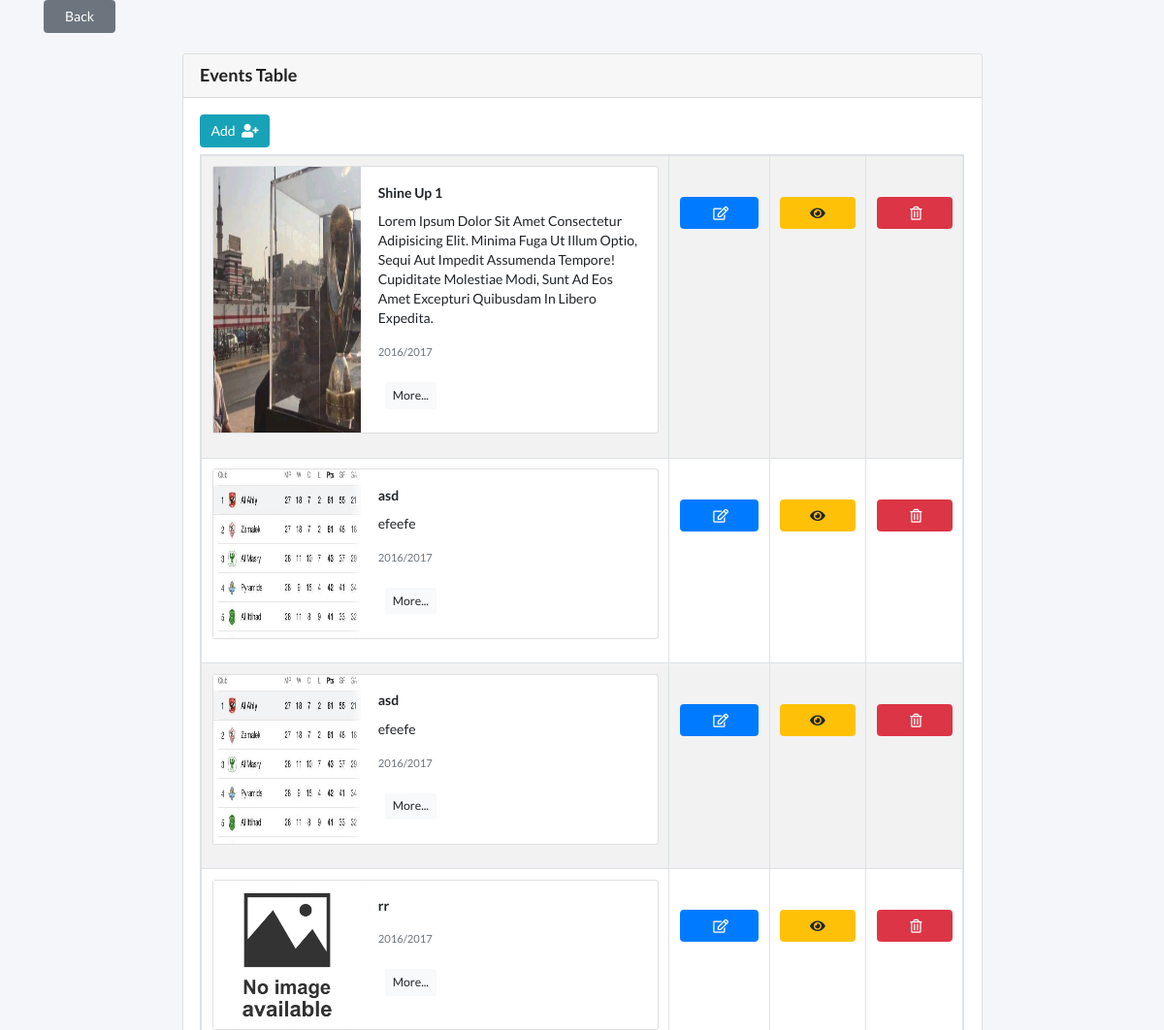
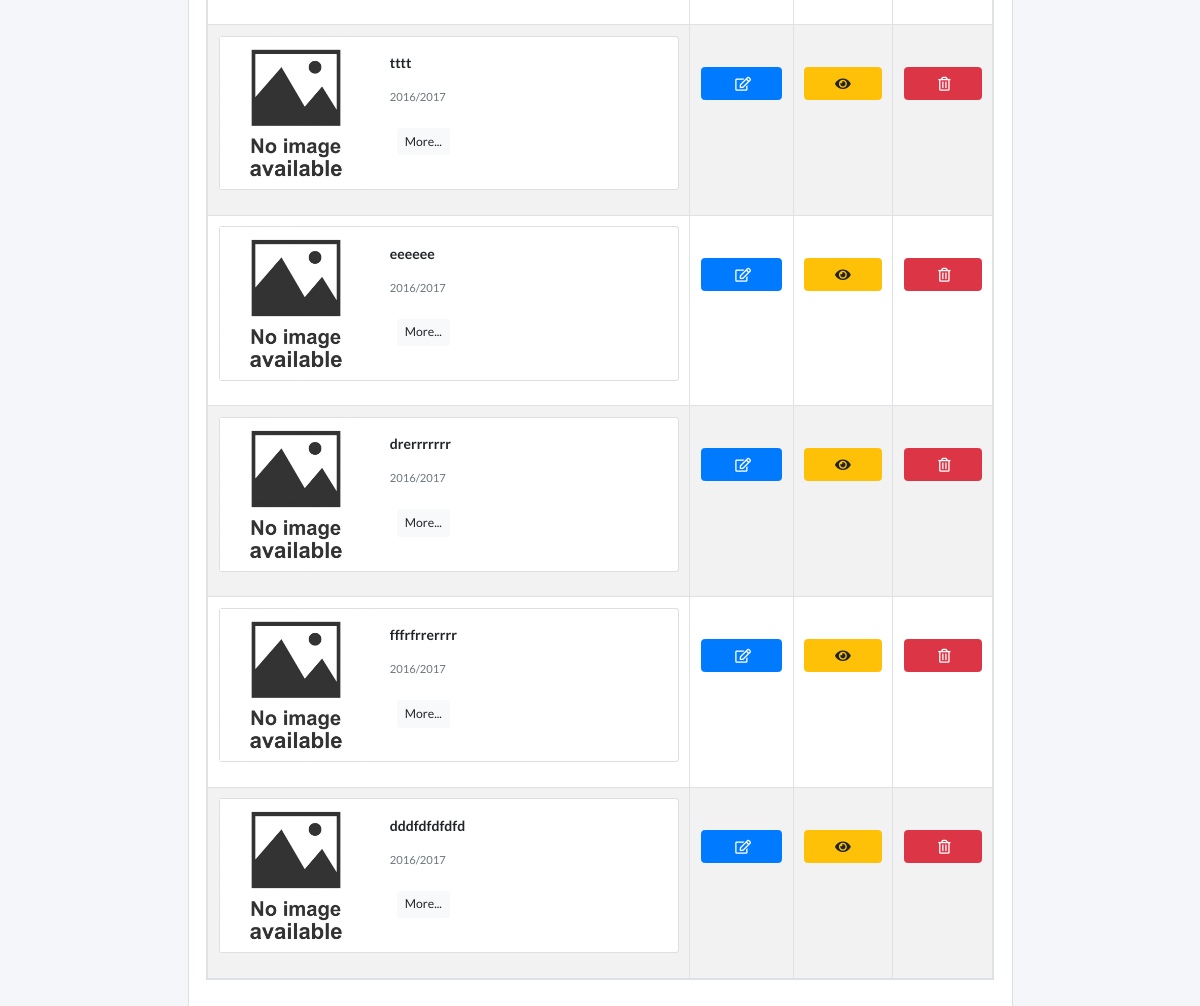
Page /Dashboard/event.php (signed in) on the committed database (2 pictures, top to bottom).
### tables this page shows
CREATE TABLE `event` (
  `id` int(11) NOT NULL,
  `e_name` varchar(255) NOT NULL,
  `e_season` varchar(255) NOT NULL,
  `main_img` varchar(255) DEFAULT NULL,
  `imgs_link` varchar(255) DEFAULT NULL,
  `img_1` varchar(255) DEFAULT NULL,
  `img_2` varchar(255) DEFAULT NULL,
  `img_3` varchar(255) DEFAULT NULL,
  `img_4` varchar(255) DEFAULT NULL,
  `speaker_1` varchar(70) DEFAULT NULL,
  `speaker_1_link` varchar(255) DEFAULT NULL,
  `speaker_2` varchar(70) DEFAULT NULL,
  `speaker_2_link` varchar(255) DEFAULT NULL,
  `speaker_3` varchar(70) DEFAULT NULL,
  `speaker_3_link` varchar(255) DEFAULT NULL,
  `speaker_4` varchar(70) DEFAULT NULL,
  `speaker_4_link` varchar(255) DEFAULT NULL,
  `speaker_5` varchar(70) DEFAULT NULL,
  `speaker_5_link` varchar(255) DEFAULT NULL,
  `speaker_6` varchar(70) DEFAULT NULL,
  `speaker_6_link` varchar(255) DEFAULT NULL,
  `speaker_7` varchar(70) DEFAULT NULL,
  `speaker_7_link` varchar(255) DEFAULT NULL,
  `speaker_8` varchar(70) DEFAULT NULL,
  `speaker_8_link` text DEFAULT NULL,
  `speaker_9` varchar(70) DEFAULT NULL,
  `speaker_9_link` varchar(255) DEFAULT NULL,
  `speaker_10` varchar(70) DEFAULT NULL,
  `speaker_10_link` varchar(255) DEFAULT NULL,
  `e_location` varchar(255) NOT NULL,
  `descrip` text NOT NULL
);

### Dashboard/init.php (called while the page is built, shortened)
<?php
    $cssPath        = "layout/css/";
    $tempPath       = "includes/template/";
    $funPath        = "includes/functions/";
    include 'conection.php';
    include $tempPath . "header.php";
    include $tempPath . "footer.php";
    include $funPath . "functions.php";

### Dashboard/includes/functions/functions.php (called while the page is built, shortened)
<?php
function getAllData($table){
    global $con;
    $stmt = $con->prepare("SELECT * FROM $table");
    $stmt->execute();
    $rows = $stmt->fetchAll(PDO::FETCH_ASSOC);
    return $rows;
}

### Dashboard/event.php (the view, shortened to what this page needs)
<?php
$style = "members.css";
include "init.php";
if(isset($_SESSION['first_name'])){
    $events_data = getAllData("event");
?>
<div class="content">
  <section class="content">
    <div class="container">
    <a class="btn btn-secondary pr-4 pl-4" href="dashboard.php">Back</a>
      <div class="row justify-content-center">
        <div class="col-9">
          <div class="card mt-4">
            <div class="card-header">
              <h3 class="card-title">Events Table</h3>
            </div>
            <div class="card-body">
              <div class="hosters_options mb-2">
                <a href="add_event.php" class="btn btn-info">Add <i class="fas fa-user-plus ml-1"></i></a>
              </div>
              <table class="table table-striped table-bordered table-hover table-responsive">
                  <tr>
                  <?php
                    foreach($events_data as $events_data_info){
                  ?>
                    <td>
                        <div class="card mb-3" style="max-width: 540px;">
                            <div class="row no-gutters">
                                <div class="col-md-4">
                                <?php
                                  if($events_data_info['main_img'] == null){?>
                                    <img src="img/events/default.jpg" alt="event image"style="width:100%;height:100%">
                                <?php
                                  } else {?>
                                    <img src="img/events/<?php echo $events_data_info['main_img']?>" alt="event image"style="width:100%;height:100%">
                                <?php
                                  }
                                ?>
                                </div>
                                <div class="col-md-8">
                                    <div class="card-body">
                                        <h5 class="card-title"><?php echo $events_data_info['e_name']?></h5>
                                        <p class="card-text"><?php echo $events_data_info['descrip']?></p>
                                        <p class="card-text"><small class="text-muted"><?php echo $events_data_info['e_season']?></small></p>
                                        <a href="event_view.php?id=<?php echo  $events_data_info['id'];?>"class="m-2 btn btn-sm btn-light">More...</a>
                                    </div>
                                </div>
                            </div>
                        </div>
                    </td>
                    <td class="py-5">
                      <a href="update_event.php?id=<?php echo  $events_data_info['id'];?>" class="edit_button btn btn-primary mr-3"> <i class="far fa-edit ml-1"></i></a>
                    </td>
                    <td class="py-5">
                      <a href="event_view.php?id=<?php echo  $events_data_info['id'];?>" class="btn btn-warning delete_button"><i class="fas fa-eye"></i></a>
                    </td>
                    <td class="py-5">
                      <a href="delete.php?from=event&id=<?php echo  $events_data_info['id'];?>" class="btn btn-danger delete_button"><i class="far fa-trash-alt ml-1"></i></a>
                    </td>
                  </tr>
                  <?php
                    }
                  ?>
              </table>
            </div>
          </div>
        </div>
      </div>
    </div>
  </section>
</div>
<?php
}
else{
    header("location:signin.php");
}

### Dashboard/includes/template/header.php (shortened to what this page needs)
<!DOCTYPE html>
<html lang="en">
<head>
    <link rel="stylesheet" href="<?php echo $cssPath?>bootstrap.min.css">
    <link rel="stylesheet" href="<?php echo $cssPath?>all.min.css">
    <link rel="stylesheet" href="<?php echo $cssPath?>toastr.min.css">
    <link rel="stylesheet" href="<?php echo $cssPath?>semantic.min.css">
    <link rel="stylesheet" href="<?php echo $cssPath?><?php echo $style; ?>">
</head>
<body>

### Dashboard/includes/template/footer.php (shortened to what this page needs)
  </body>
</html>

### Dashboard/layout/css/members.css (style rules this page uses)
body { background-color: #f4f6f9; }
.edit_button { display: block; padding: 5px 30px; margin-right: 0 !important; }
.delete_button { display: block; padding: 5px 30px; margin-right: 0 !important; }

### rows in the picture
event: main_img (picture), e_name "Shine Up 1", descrip "Lorem Ipsum Dolor Sit Amet Consectetur Adipisicing Elit. Minima Fuga Ut Illum Optio, Sequi Aut Impedit Assumenda Tempore! Cupiditate Molestiae Modi, Sunt Ad Eos Amet Excepturi Quibusdam In Libero Expedita.", e_season "2016/2017"
event: main_img (picture), e_name "asd", descrip "efeefe", e_season "2016/2017"
event: main_img (picture), e_name "asd", descrip "efeefe", e_season "2016/2017"
event: e_name "rr", e_season "2016/2017"
event: e_name "tttt", e_season "2016/2017"
event: e_name "eeeeee", e_season "2016/2017"
event: e_name "drerrrrrrr", e_season "2016/2017"
event: e_name "fffrfrrerrrr", e_season "2016/2017"
event: e_name "dddfdfdfdfd", e_season "2016/2017"
